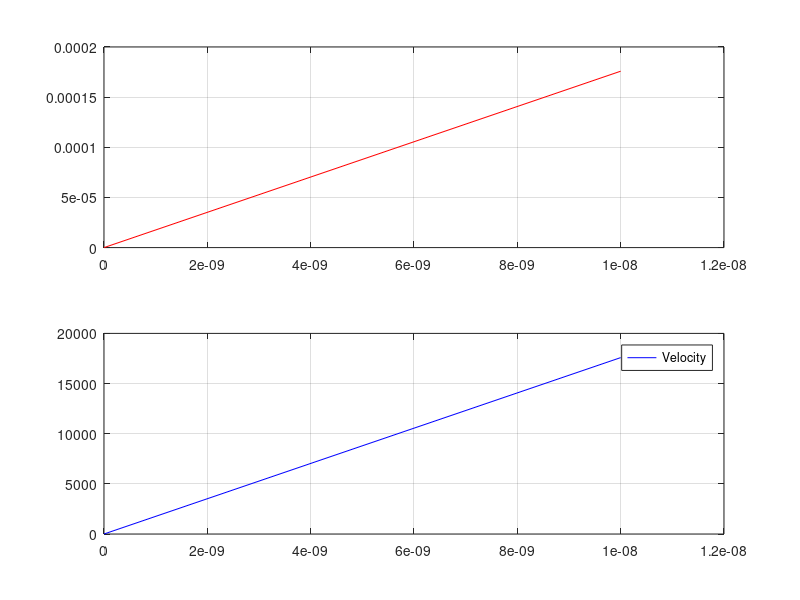

Reproduce this figure in MATLAB. (Note: this script raises an error after producing the figure.)
global constants;

constants.m = 9.11e-31; %kg%
constants.q = 1.602e-19; %C%

v_o = 0; %m/s%
x_o = 0; %m%
t_o = 0; %s%

E_field = 10; %V/m%
E_force = E_field * constants.q; %N%
a = E_force/constants.m; %N%

timeSteps = 1000;
dt = 1e-8; %s%

v_prev = v_o;
v = v_o;
x_prev = x_o;
x = x_o;

v_sum = 0;
v_drift = 0;

scatterProbability = 0.05;

for t = 1:timeSteps
    
    x_prev = x;
    v_prev = v;
    
    dv = (a*dt);
    v = v_prev + dv;
    
    dx = (v*dt);
    x = x_prev + dx;
    
    if (rand() <= scatterProbability)
       
        v = 0;
        
    end
    
    v_drift_prev = v_drift;
    
    v_sum = v_sum + v;
    v_drift = v_sum/t;
    
    subplot(2,1,1);
    xlabel('Time (s)');
    ylabel('Position (m)');
    plot([(t*dt - dt) ((t*dt))],[x_prev x], 'r');
    grid on;
    hold on;
    
    subplot(2,1,2);
    xlabel('Time (s)');
    ylabel('Velocity (m/s)');
    plot([(t*dt - dt) ((t*dt))],[v_prev v], 'g');
    plot([(t*dt - dt) ((t*dt))],[v_drift_prev v_drift], 'b');
    legend('Velocity', 'Drift Velocity');
    grid on;
    hold on;
    
    sgtitle('Electron Position and Velocity Vs Time (Drift Velocity = ' + string(v_drift) + ')')
    
    pause(0.001);
    
end

hold off;